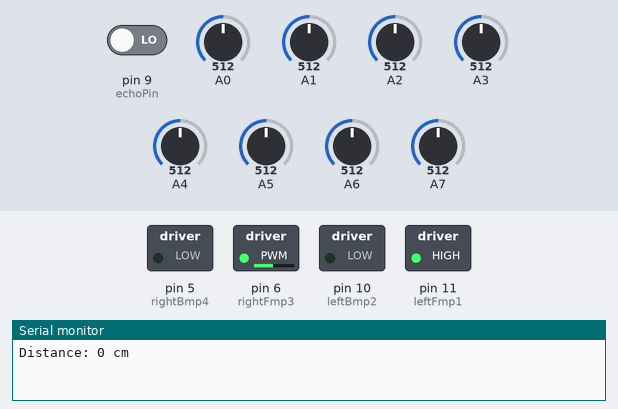
Simulated run of this sketch. Board: Arduino Nano, built with avr-gcc and run on an emulated ATmega328P. On the bench: switched loads named in the sketch (green lamp = pin HIGH), the last lines printed to the serial monitor. Inputs (shaded band) come from the test bench; at power-on: A3 = 512, A2 = 512, A5 = 512, pin 9 (echoPin) LOW, A0 = 512, A1 = 512, A4 = 512, A6 = 512, A7 = 512.

Above: at 1.2 s.
1.3 s: A3 set to 494
At 3.2 s:
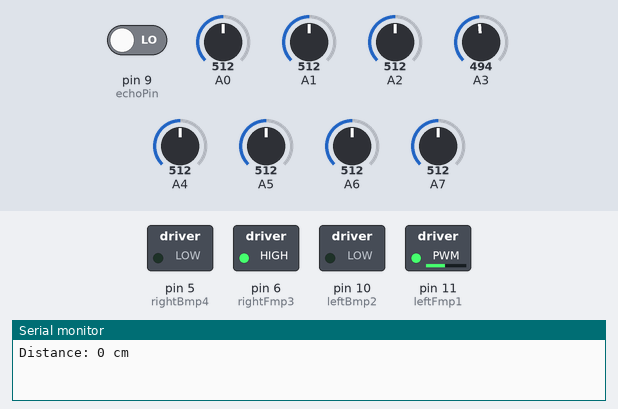
4.0 s: A2 set to 490
At 6.2 s:
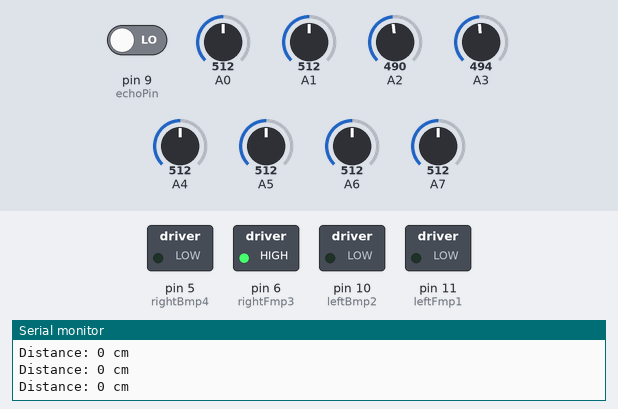
6.5 s: A5 set to 483
At 8.5 s:
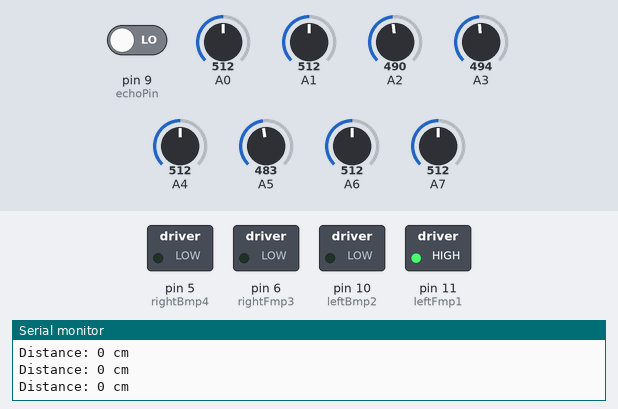
9.0 s: A3 set to 510
At 10.6 s:
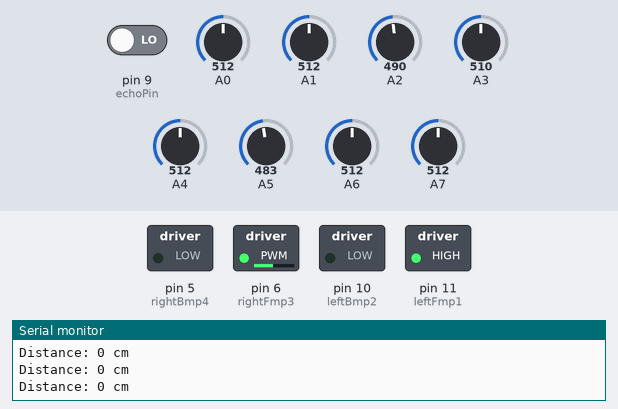
11.5 s: A3 set to 490
At 13.7 s:
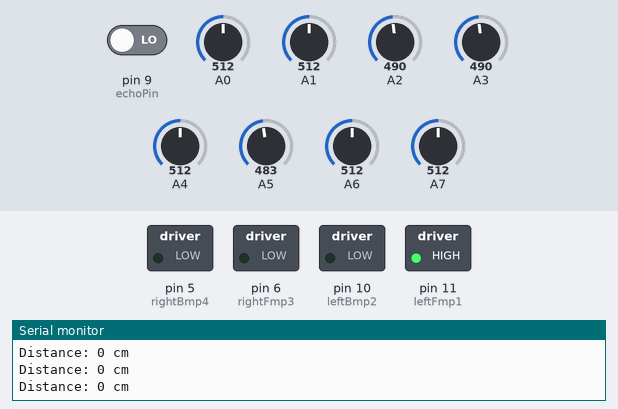
14.0 s: A3 set to 716
At 15.9 s:
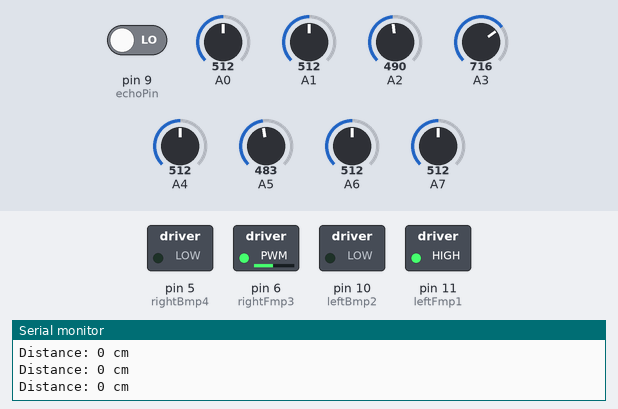
Timing chart, 0 to 17.4 s (numbered marks = the images above; inputs shaded):
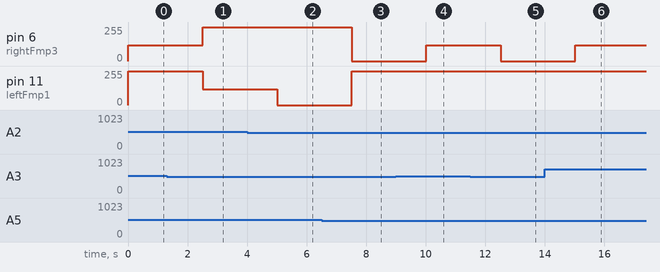

Measured:
- the behaviour switches between 501 and 500 on A3 (found by bisection; images 0 and 1)
- the behaviour switches between 501 and 500 on A2 (found by bisection; images 1 and 2)
- the behaviour switches between 501 and 500 on A5 (found by bisection; images 2 and 3)
- after the input at 1.3 s, pin 6 (rightFmp3): 120/255 → 255/255 after 1.2 s; pin 11 (leftFmp1): 255/255 → 120/255 after 1.2 s
- after the input at 4.0 s, pin 11 (leftFmp1): 120/255 → 0/255 after 1.0 s
- after the input at 6.5 s, pin 6 (rightFmp3): 255/255 → 0/255 after 1.0 s; pin 11 (leftFmp1): 0/255 → 255/255 after 1.0 s
- after the input at 9.0 s, pin 6 (rightFmp3): 0/255 → 120/255 after 1.0 s
- after the input at 11.5 s, pin 6 (rightFmp3): 120/255 → 0/255 after 1.0 s
- after the input at 14.0 s, pin 6 (rightFmp3): 0/255 → 120/255 after 1.0 s

The sketch:

original.ino
```cpp
const int trigPin = 4;
const int echoPin = 9;
const int servoPin = 12;

const int neoPin_NO = 7;
const int neoPin_NI = 8;
const int numNeoPix = 4;


int leftFmp1 = 11;
int leftBmp2 = 10;
int rightFmp3 = 6;
int rightBmp4 = 5;

int brightnessLevel = 25;

const int closedGrip = 60;
const int openGrip = 120;

int rightLS;
int leftLS;

int IR1;
int IR2;
int IR3;
int IR4;
int IR5;
int IR6;
int IR7;
int IR8;

int leftValue = 0;
int rightValue = 0;
int adjustSpeed = 0;

void setup() {

   Serial.begin(9600); // Initializes the serial communication
    setupIRSensors();
    setupMotors();
}

// ============= loop ===============
void loop() {
  followLine();


  long duration;
  digitalWrite(trigPin, LOW);
  digitalWrite(trigPin, HIGH);
  digitalWrite(trigPin, LOW);
  duration = pulseIn(echoPin, HIGH);
  float theSpeedOfSound = 0.034;
  int distance = duration * theSpeedOfSound / 2;
  Serial.println();
  Serial.print("Distance: ");
  Serial.print(distance);
  Serial.print(" cm");
  delay(500);
  if (distance < 7) { // If an object is detected within 10cm
    openGripper(); // Open the gripper
    delay(500); // Wait for 2 seconds
    closeGripper(); // Close the gripper
    delay(500); // Wait for 1 second
  }
}

//====== functions ==========

void followLine(){
  readSensors();
  if(IR3 > 500 && IR4 > 500){
    analogWrite(leftFmp1, 255);
    analogWrite(rightFmp3, 120);
  }else if(IR5 > 500 && IR6 > 500){
    analogWrite(leftFmp1, 120);
    analogWrite(rightFmp3, 255);
  }else if(IR2 > 500 && IR3 > 500){
    analogWrite(leftFmp1, 255);
    analogWrite(rightFmp3, 0);
  }else if(IR6 > 500 && IR7 > 500){
    analogWrite(leftFmp1, 0);
    analogWrite(rightFmp3, 255);
  }else if(IR2 > 500 && IR1 > 500){
    analogWrite(leftFmp1, 255);
    analogWrite(rightFmp3, 0);
  }else if(IR7 > 500 && IR8 > 500){
    analogWrite(leftFmp1, 0);
    analogWrite(rightFmp3, 255);
  }
}


bool squareDetected() {
  if (IR1 > 800 && IR2 > 800 && IR3 > 800 && IR4 > 800 && IR5 > 800 && IR6 > 800 && IR7 > 800 && IR8 > 800) {
    return true;
  }
}


void moveBackward() {
  analogWrite(leftBmp2, 255);
  analogWrite(rightBmp4, 255);
}

void moveForward() {
  analogWrite(leftFmp1, 255);
  analogWrite(rightFmp3, 240);
}

void turnLeft() {
  analogWrite(leftFmp1, 255);
  analogWrite(rightFmp3, 180);
}

void turnRight() {
  analogWrite(leftFmp1, 180);
  analogWrite(rightFmp3, 255);
}

void openGripper() {
  setServoAngle(openGrip);
}

void closeGripper() {
  setServoAngle(closedGrip);
}

void setupMotors() {
  pinMode(leftBmp2, OUTPUT);
  pinMode(leftFmp1, OUTPUT);
  pinMode(rightBmp4, OUTPUT);
  pinMode(rightFmp3, OUTPUT);
}

void setupIRSensors() {
  pinMode(A0, INPUT);
  pinMode(A1, INPUT);
  pinMode(A2, INPUT);
  pinMode(A3, INPUT);
  pinMode(A4, INPUT);
  pinMode(A5, INPUT);
  pinMode(A6, INPUT);
  pinMode(A7, INPUT);
}

void readSensors() {
  IR1 = analogRead(A0);
  IR2 = analogRead(A1);
  IR3 = analogRead(A3);
  IR4 = analogRead(A4);
  IR5 = analogRead(A2);
  IR6 = analogRead(A5);
  IR7 = analogRead(A6);
  IR8 = analogRead(A7);
}

void setServoAngle(int angle) {
  int pulseWidth = map(angle, 0, 180, 1000, 2000);
  digitalWrite(servoPin, HIGH);
  delayMicroseconds(pulseWidth);
  digitalWrite(servoPin, LOW);
}
```
